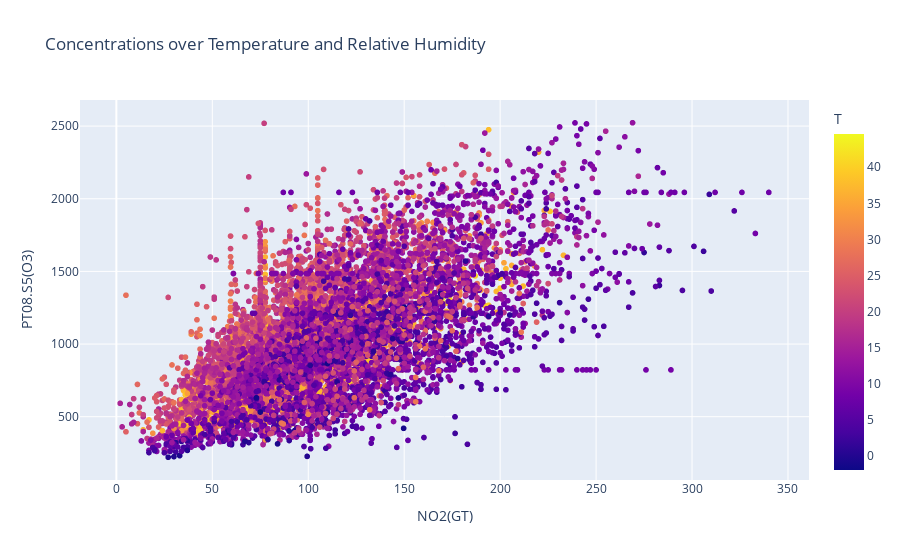

The notebook cell this image was saved under:
### Code cell
visualizeScatter(df, 'NO2(GT)','PT08.S5(O3)', 'T','Concentrations over Temperature and Relative Humidity')

### Figure 1 — Plotly figure (JSON) as saved in the notebook; plotly's stock layout.template omitted (floating-point values rounded to 4 significant figures; data arrays with more than 128 entries replaced by an {"elided": "..."} marker saying what was removed)
{"data": [{"hovertemplate": "NO2(GT)=%{x}<br>PT08.S5(O3)=%{y}<br>T=%{marker.color}<extra></extra>", "legendgroup": "", "marker": {"color": {"elided": "9357 float values"}, "coloraxis": "coloraxis", "symbol": "circle"}, "mode": "markers", "name": "", "showlegend": false, "type": "scattergl", "x": {"elided": "9357 float values"}, "xaxis": "x", "y": {"elided": "9357 float values"}, "yaxis": "y"}], "layout": {"coloraxis": {"colorbar": {"title": {"text": "T"}}, "colorscale": [[0, "#0d0887"], [0.1111, "#46039f"], [0.2222, "#7201a8"], [0.3333, "#9c179e"], [0.4444, "#bd3786"], [0.5556, "#d8576b"], [0.6667, "#ed7953"], [0.7778, "#fb9f3a"], [0.8889, "#fdca26"], [1, "#f0f921"]]}, "legend": {"tracegroupgap": 0}, "title": {"text": "Concentrations over Temperature and Relative Humidity"}, "xaxis": {"anchor": "y", "domain": [0, 1], "title": {"text": "NO2(GT)"}}, "yaxis": {"anchor": "x", "domain": [0, 1], "title": {"text": "PT08.S5(O3)"}}}}
